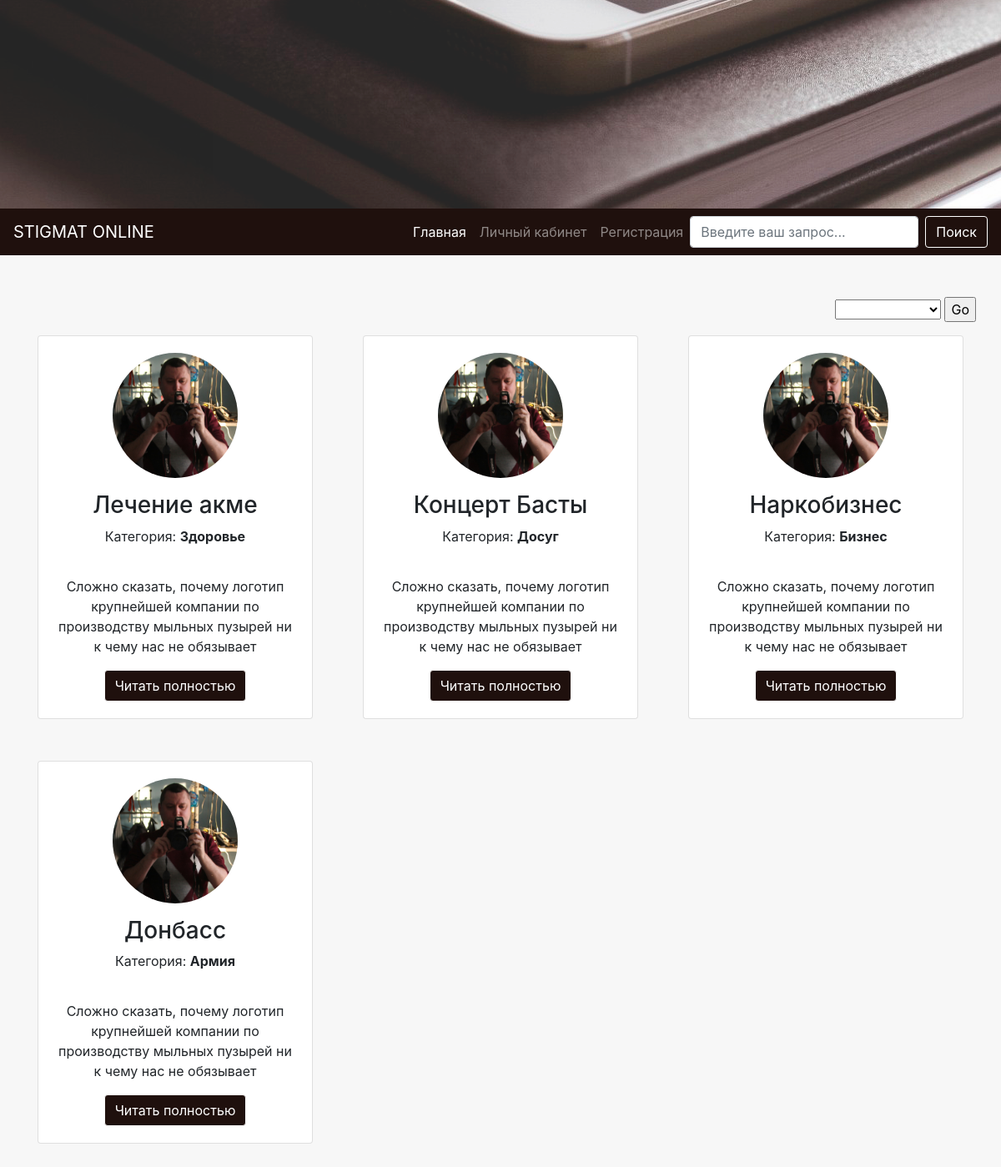
The page / on the database its author committed.
### tables this page shows
CREATE TABLE `info` (
  `id` int(11) NOT NULL,
  `cid` int(4) NOT NULL,
  `title` varchar(255) NOT NULL,
  `url` varchar(255) NOT NULL,
  `descr_min` varchar(1024) NOT NULL,
  `description` text DEFAULT NULL,
  `image` varchar(500) DEFAULT NULL
);

CREATE TABLE `category` (
  `id` int(11) NOT NULL,
  `url` varchar(255) NOT NULL,
  `title` varchar(500) NOT NULL,
  `description` text NOT NULL
);

### core/function_db.php (called while the page is built, shortened)
<?php
  function select($query) {
    global $conn;
    $queryResult = [];
    $result = mysqli_query($conn, $query);
    if (mysqli_num_rows($result) > 0) {
      while ($row = mysqli_fetch_assoc($result)) {
        $queryResult[] = $row;
      }
    }
    return $queryResult;
  }

### core/function.php (called while the page is built, shortened)
<?php
  function explodeURL($url) {
    return explode("/", $url);
  }

### template/main.php (the view, shortened to what this page needs)
<?php
  $out = '';
  for ($i = 0; $i < count($result); $i++) {
    $out .= '<div class="col-sm-4 col-md-4" style="margin-bottom: 50px;">';
    $out .= '<div class="card text-center rounded myBox">';
    $out .= '<figure style="margin-top: 20px;">';
    $out .= '<img class="img-fluid myImg rounded-circle" src="/static/images/' . $result[$i]['image'] . '">';
    $out .= '</figure>';
    $out .= '<h3>' . $result[$i]['title'] . '</h3>';
    $out .= '<p>Категория: <strong>' . $result_cat[$i]['title'] . '</strong></p>';
    $out .= '<div class="card-body">';
    $out .= '<p class="card-text">' . $result[$i]['descr_min'] . '</p>';
    $out .= '<a class="btn myBtn" href="/article/' . $result[$i]['url'] . '">Читать полностью</a>';
    $out .= '</div>';
    $out .= '</div>';
    $out .= '</div>';
  }
?>
<?php
  require_once 'headers/header.php';
?>
<div class="container" style="margin-top: 50px;">
    <div class="row">
        <div class="sort ml-auto">
            <form action="" method="POST">
                <div class="form-group">
                    <select name='select'>
                        <option value="none"></option>
                      <?php
                        $query = "SELECT title FROM category";
                        $category = select($query);
                        for ($i = 0; $i < count($category); $i++) {
                          echo '<option>' . $category[$i]['title'] . '</option>>';
                        }
                      ?>
                    </select>
                    <input type="submit" name="submit" value="Go">
                </div>
            </form>
        </div>
        <div class="card-deck">
          <?php echo $out; ?>
        </div>
    </div>
</div>
<?php
  require_once 'footer.php';
?>

### index.php (shortened to what this page needs)
<?php
  require_once 'core/function_db.php';
  require_once 'core/function.php';
  if (isset($_GET['route'])) {
    $route = $_GET['route'];
  } else {
    $route = '';
  }
  $route = explodeURL($route);
  switch ($route) {
    case ($route[0] == ''):
      $query = 'SELECT * FROM info ORDER BY id DESC';
      $result = select($query);
      $query_cat = 'SELECT info.*, category.title FROM info, category WHERE category.id = info.cid ORDER BY id DESC';
      $result_cat = select($query_cat);
      require_once 'template/main.php';
      break;
  }

### template/headers/header.php (shortened to what this page needs)
<!DOCTYPE html>
<html lang="ru">
<head>
    <link rel="stylesheet" href="https://stackpath.bootstrapcdn.com/bootstrap/4.2.1/css/bootstrap.min.css"
>
    <link rel="stylesheet" href="/static/css/style.css">
</head>
<body>
<div class="container-fluid">
    <div class="row no-gutter">
        <div class="col-12">
            <header class="pd-parallax"></header>
            <nav class="navbar navbar-expand-lg navbar-dark navbar_top" style="background-color: #1F100D;">
                <a class="navbar-brand" href="/">STIGMAT ONLINE</a>
                <div class="collapse navbar-collapse" id="bs-example-navbar-collapse-1">
                    <ul class="navbar-nav ml-auto">
                        <li class="nav-item active">
                            <a class="nav-link" href="/">Главная</a>
                        </li>
                        <li class="nav-item">
                            <a class="nav-link" href="/admin">Личный кабинет</a>
                        </li>
                        <li class="nav-item">
                            <a class="nav-link" href="/register">Регистрация</a>
                        </li>
                    </ul>
                    <form class="form-inline">
                        <input class="form-control mr-sm-2" type="text" placeholder="Введите ваш запрос...">
                        <button class="btn myBtn my-2 my-sm-0" type="submit">
                            Поиск
                        </button>
                    </form>
                </div>
            </nav>
        </div>
    </div>

### template/footer.php (shortened to what this page needs)
</div>
</body>
</html>

### static/css/style.css (style rules this page uses)
body { background-color: #f7f7f7; }
.no-gutter > [class*="col-"] { padding-right: 0; padding-left: 0; }
.myImg { width: 150px; height: 150px; }
.myBtn { background-color: #1F100D; color: white; border: 1px solid white; }
.pd-parallax { position: relative; opacity: 0.85; background: url("../images/header.png") no-repeat fixed; min-height: 250px; margin: 0; padding: 0; }

### rows shown on the page
info: image (picture), title "Лечение акме", descr_min "Сложно сказать, почему логотип крупнейшей компании по производству мыльных пузырей ни к чему нас не обязывает"
category: title "Здоровье"
info: image (picture), title "Концерт Басты", descr_min "Сложно сказать, почему логотип крупнейшей компании по производству мыльных пузырей ни к чему нас не обязывает"
category: title "Досуг"
info: image (picture), title "Наркобизнес", descr_min "Сложно сказать, почему логотип крупнейшей компании по производству мыльных пузырей ни к чему нас не обязывает"
category: title "Бизнес"
info: image (picture), title "Донбасс", descr_min "Сложно сказать, почему логотип крупнейшей компании по производству мыльных пузырей ни к чему нас не обязывает"
category: title "Армия"
